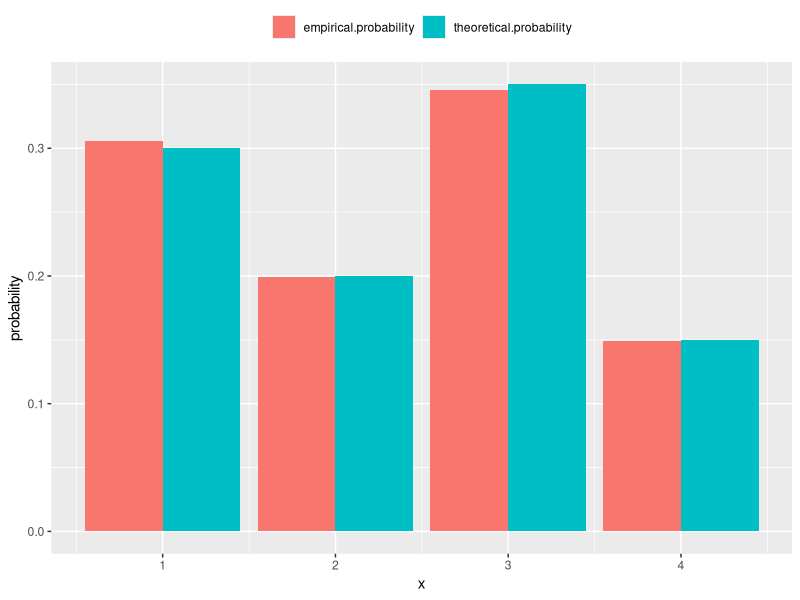

Write R code to recreate this figure.
p <- c(0.3, 0.2, 0.35, 0.15)

n <- 10000

u <- runif(n)

x <- findInterval(u, cumsum(p)) + 1

df <- data.frame(x = 1:4,
                 theoretical.probability = p,
                 empirical.probability = as.numeric(table(x)) / n)

View(df)

library(tidyverse)

df_melted <- df %>%
                pivot_longer(cols = c("theoretical.probability", "empirical.probability"),
                             names_to = "probability_type",
                             values_to = "probability")

View(df_melted)

df_melted %>%
  ggplot(aes(x = x, y = probability, fill = probability_type)) +
  geom_col(position = "dodge") +
  theme(legend.position = "top",
        legend.title = element_blank())
